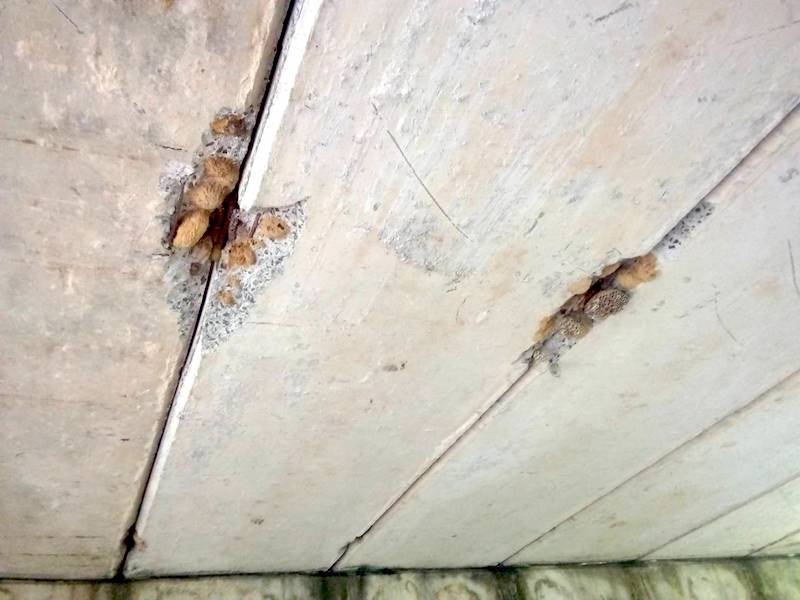
#> input picture Lab6/assets/Lab6-crack.jpg, 800 x 600 px
$ jupyter execute 'Lab 6- Texture.ipynb'   (shell and % lines are left out)   (older library calls are emulated)
#> lines starting #> are read from the running program, lines starting #| are printed output that depends on the picture; after the words box and inside, x2 and y2 are one past the last pixel; in counts of white or black regions, pixels touching at a corner belong together; long printed decimals are rounded
# 2110443 - Computer Vision (2021/2)
## Lab 6 - Texture
In this lab, we will learn to use texture to segment 'things' from images. This notebook includes both coding and written questions. Please hand in this notebook file with all outputs and your answer. <br>
<b>Please note that collaboration is encouraged in this course.</b> You must turn in <b>your own write ups</b> of all problems. If you collaborate with others, you must put the names and ids of the students you worked with in below block.

<b>Remark : You need to install addition package name 'scikit-image' by using the following command line</b>

Collaboration List:
- ...
- ...

[cell 1]
# !conda install scikit-image -c conda-forge -y

[cell 2]
import skimage

[cell 3]
import numpy as np
import cv2
from skimage import io, color
from skimage.feature import local_binary_pattern, graycomatrix, graycoprops
from matplotlib import pyplot as plt
from ipywidgets import interact,interactive
import ipywidgets as widgets

## Gray Level Co-Occurrence Matrix (GLCM)
A gray level co-occurrence Matrix is a matrix that is defined over an image to be the distribution of co-occurring pixel values at a given offset. It is used as an approach to texture analysis with various computer vision applications.

[cell 4]
patternImage = np.array([
    [0, 0, 1, 1],
    [0, 0, 1, 1],
    [0, 2, 2, 2],
    [0, 2, 3, 3]], dtype=np.uint8)

plt.imshow(patternImage, cmap='gray')
plt.show()

We will use <a href="https://scikit-image.org/docs/dev/api/skimage.feature.html?highlight=lbp#skimage.feature.greycomatrix">greycomatrix</a> function from scikit-image to extract GLCM from the sample pattern.

[cell 5]
co_ocmatrix = graycomatrix(patternImage, distances=[1], angles=[0, np.pi/4, np.pi/2], levels=4)
print(co_ocmatrix.shape)
print('angle 0')
print(co_ocmatrix[:,:,0,0])

print('angle 45')
print(co_ocmatrix[:,:,0,1])

print('angle 90')
print(co_ocmatrix[:,:,0,2])

### GLCM texture properties
Fron the  GLCM we can compute the following texture properties by using <a href='https://scikit-image.org/docs/dev/api/skimage.feature.html?highlight=lbp#skimage.feature.graycoprops'>graycoprops</a> from scikit-image
- contrast $\sum_{i,j=0}^{levels-1} P_{i,j}(i-j)^2$
- dissimilarity $\sum_{i,j=0}^{levels-1}P_{i,j}|i-j|$
- homogeneity $\sum_{i,j=0}^{levels-1}\frac{P_{i,j}}{1+(i-j)^2}$
- correlation $\sum_{i,j=0}^{levels-1} P_{i,j}\left[\frac{(i-\mu_i)(j-\mu_j)}{\sqrt{(\sigma_i^2)(\sigma_j^2)}}\right]$

[cell 6]
contrast = graycoprops(co_ocmatrix, prop='contrast')
dissimilarity = graycoprops(co_ocmatrix, prop='dissimilarity')
homogeneity = graycoprops(co_ocmatrix, prop='homogeneity')

print(contrast, dissimilarity,homogeneity)

[cell 7]
patternImage2 = np.zeros((4,4), dtype=np.uint8) ## all black image!
co_ocmatrix2 = graycomatrix(patternImage2, distances=[1], angles=[0, np.pi/4, np.pi/2])

contrast2 = graycoprops(co_ocmatrix2, prop='contrast')
dissimilarity2 = graycoprops(co_ocmatrix2, prop='dissimilarity')
homogeneity2 = graycoprops(co_ocmatrix2, prop='homogeneity')

print(contrast2, dissimilarity2, homogeneity2)

### Co-Occurrence matrix patch matching on bridge defect problem

[cell 8]
bridgeDefectImage = cv2.imread('assets/Lab6-crack.jpg')
#> bridgeDefectImage is the input picture: shape (600, 800, 3); mean B, G, R 184.9, 195.1, 200.7
dispImage = cv2.cvtColor(bridgeDefectImage.copy(), cv2.COLOR_BGR2RGB)

# Sample crack
cv2.rectangle(dispImage, (170,200), (220,250), (0,255,255), 5)

# Normal1
cv2.rectangle(dispImage, (400,400), (450,450), (255,255,0), 5)

# Crack2
cv2.rectangle(dispImage, (540,300), (590,350), (0,255,0), 5)


plt.figure(figsize=(10,10))
plt.imshow(dispImage, cmap='gray')

[cell 9]
bridgeDefectImageGray = cv2.cvtColor(bridgeDefectImage, cv2.COLOR_BGR2GRAY)

crackPatch1 = bridgeDefectImageGray[200:250,170:220]

normalPatch1= bridgeDefectImageGray[400:450,400:450]

crackPatch2 = bridgeDefectImageGray[300:350,540:590]
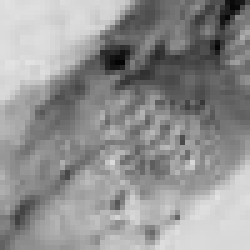
#> crackPatch2: shape (50, 50) (shown 5 times larger); min 4, max 226, mean 145.9

_, axarr = plt.subplots(1,3)
axarr[0].imshow(crackPatch1, cmap='gray')
axarr[1].imshow(normalPatch1, cmap='gray')
axarr[2].imshow(crackPatch2, cmap='gray')

[cell 10]
co_ocmatrix_crackpatch1 = graycomatrix(crackPatch1, distances=[1], angles=[0, np.pi/4, np.pi/2], symmetric=True, normed=True)

co_ocmatrix_normalpatch1 = graycomatrix(normalPatch1, distances=[1], angles=[0, np.pi/4, np.pi/2], symmetric=True, normed=True)

co_ocmatrix_crackpatch2 = graycomatrix(crackPatch2, distances=[1], angles=[0, np.pi/4, np.pi/2], symmetric=True, normed=True)

[cell 11]
dist_normal_normal = np.linalg.norm(co_ocmatrix_crackpatch1-co_ocmatrix_crackpatch2)
#> dist_normal_normal = 0.0467
print('distance crack-crack', dist_normal_normal)
#| distance crack-crack 0.04674

dist_normal_crack = np.linalg.norm(co_ocmatrix_crackpatch1-co_ocmatrix_normalpatch1)
#> dist_normal_crack = 0.188
print('distance normal-crack', dist_normal_crack)
#| distance normal-crack 0.1885

dist_normal_crack2 = np.linalg.norm(co_ocmatrix_crackpatch2-co_ocmatrix_normalpatch1)
#> dist_normal_crack2 = 0.186
print('distance normal-crack2', dist_normal_crack2)
#| distance normal-crack2 0.1857

## Local Binary Pattern (LBP)
Local Binary Pattern (LBP) is a efficient texture operator which labels the pixels of an image by thresholding the neighborhood of each pixel and considers the result as a binary number.  It can be seen as a unifying approach to the traditionally divergent statistical and structural models of texture analysis. The most important property of the LBP operator in real-world applications is its robustness to monotonic gray-scale changes caused, for example, by illumination variations. Another important property is its computational simplicity, which makes it possible to analyze images in challenging real-time settings.

[cell 12]
patternImage = np.array([
    [0, 0, 1, 1],
    [0, 0, 1, 1],
    [0, 2, 2, 2],
    [0, 2, 3, 3]], dtype=np.uint8)

plt.imshow(patternImage, cmap='gray')
plt.show()

[cell 13]
lbpfeature = local_binary_pattern(patternImage, 8, 1)

Calculate LBP pattern for each patch by using scikit-image <a href="https://scikit-image.org/docs/dev/api/skimage.feature.html?highlight=lbp#skimage.feature.local_binary_pattern">local_binary_pattern</a> <br>
<br> Three neighborhood examples with varying p and r used to construct Local Binary Patterns. (Image from <a href="https://www.pyimagesearch.com/2015/12/07/local-binary-patterns-with-python-opencv/">pyimagesearch</a>)

[cell 14]
plt.imshow(lbpfeature, cmap='gray')
print(lbpfeature)
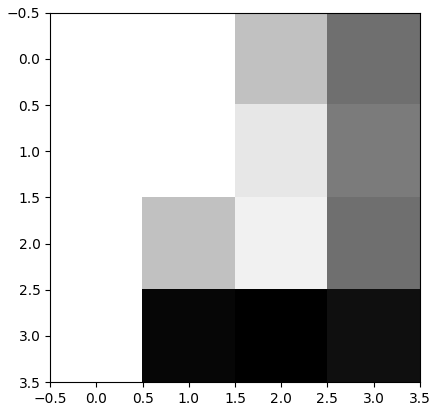
#> figure drawn by matplotlib, 1 panel

[cell 15]
bridgeDefectImage = cv2.imread('assets/Lab6-crack.jpg')
dispImage = cv2.cvtColor(bridgeDefectImage.copy(), cv2.COLOR_BGR2RGB)

# Sample crack
cv2.rectangle(dispImage, (170,200), (220,250), (0,255,255), 5)

# Normal1
cv2.rectangle(dispImage, (400,400), (450,450), (255,255,0), 5)

# Crack2
cv2.rectangle(dispImage, (540,300), (590,350), (0,255,0), 5)


plt.figure(figsize=(10,10))
plt.imshow(dispImage, cmap='gray')

[cell 16]
lbp_crackpatch1 =  local_binary_pattern(crackPatch1, P=16, R=8, method='uniform')
lbp_normalpatch1 =  local_binary_pattern(normalPatch1, P=16, R=8, method='uniform')
lbp_crackpatch2 =  local_binary_pattern(crackPatch2, P=16, R=8, method='uniform')
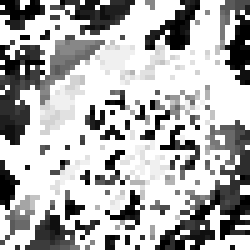
#> lbp_crackpatch2: shape (50, 50) float64 (shown 5 times larger); min 0, max 17, mean 11.76; drawn with min black and max white

### LBP histogram

[cell 17]
nBin = 16

_, axarr = plt.subplots(1,3)

hist_crackpatch1, _ = np.histogram(lbp_crackpatch1, density=True, bins=nBin, range=(0, nBin))
#> hist_crackpatch1 = [0.086, 0.127, 0.086, 0.0812, 0.0502, 0.0777, 0.0805, 0.0901, 0.0667, 0.0454, 0.0172, 0.042, 0.0241, 0.0193, 0.0316, 0.075]
axarr[0].plot(hist_crackpatch1)

hist_normalpatch1, _ = np.histogram(lbp_normalpatch1, density=True, bins=nBin, range=(0, nBin))
#> hist_normalpatch1 = [0.206, 0.223, 0.0861, 0.0346, 0.0168, 0.0336, 0.0168, 0.0237, 0.0148, 0.0495, 0.0129, 0.0445, 0.0109, 0.0376, 0.0277, 0.162]
axarr[1].plot(hist_normalpatch1)

hist_crackpatch2, _ = np.histogram(lbp_crackpatch2, density=True, bins=nBin, range=(0, nBin))
#> hist_crackpatch2 = [0.139, 0.165, 0.0836, 0.111, 0.0706, 0.0479, 0.027, 0.0523, 0.0462, 0.0348, 0.0122, 0.0122, 0.0131, 0.0183, 0.034, 0.133]
axarr[2].plot(hist_crackpatch2)

plt.show()
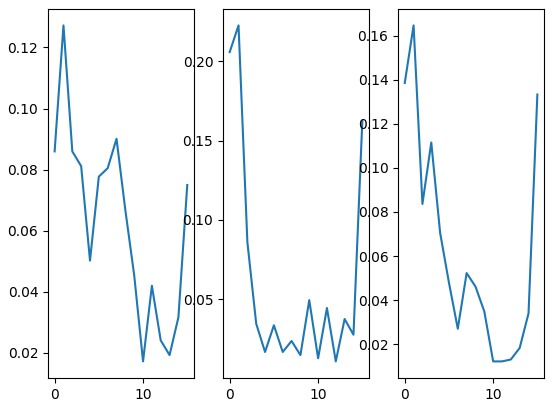
#> figure drawn by matplotlib, 3 panels; panel 1: curve peaks at x = 1, y = 0.127; panel 2: curve peaks at x = 1, y = 0.223; panel 3: curve peaks at x = 1, y = 0.165

### LBP Histogram matching

#### Simple euclidean distance

[cell 18]
print('Eucliden distance between crack-crack',np.linalg.norm(hist_crackpatch1 - hist_crackpatch2))
#| Eucliden distance between crack-crack 0.1251
print('Eucliden distance between crack-normal',np.linalg.norm(hist_crackpatch1 - hist_normalpatch1))
#| Eucliden distance between crack-normal 0.219

#### KL divergence is a way of measuring the matching between two distributions
(More detail can  be read from <a href="https://towardsdatascience.com/light-on-math-machine-learning-intuitive-guide-to-understanding-kl-divergence-2b382ca2b2a8">here</a>)

[cell 19]
def kldivergence(p, q):
    filt = np.logical_and(p != 0, q != 0)
#> filt = [True, True, True, True, True, True, True, True, True, True, True, True, True, True, True, True]
    return np.sum(p[filt] * np.log2(p[filt] / q[filt]))

print('KL-Divergence between crack-crack', kldivergence(hist_crackpatch1 , hist_crackpatch2))
#| KL-Divergence between crack-crack 0.1801
print('KL-Divergence between crack-normal', kldivergence(hist_crackpatch1 , hist_normalpatch1))
#| KL-Divergence between crack-normal 0.4913

## Morphological Transformations

The field of mathematical morphology contributes a wide range of operators to image processing, all based around a simple mathematical concepts from set theory. Morphological transformations are the operations based on the image shapeimport numpy as np
import cv2
from skimage import io, color
from skimage.feature import local_binary_pattern, greycomatrix, greycoprops
from matplotlib import pyplot as plt employed on binay images. This operation needs needs two inputs, one is binary image, second one is called <b>structuring element or kernel</b> which decides the operation output. You can design the kernel to suit your application needs. Two basic morphological operators are Erosion and Dilation

The following mask image is segmented by using color information. You can see that there are some hand's pixels which are not connect into a perfect hand shape. We can correct these by using the basic morphological operaters.

[cell 20]
handMask = cv2.imread('assets/Lab5-SegmentedHand.png',cv2.IMREAD_GRAYSCALE)
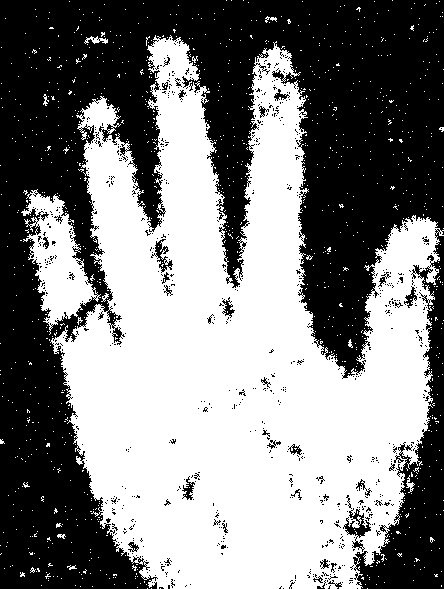
#> input picture Lab6/assets/Lab5-SegmentedHand.png, 444 x 589 px
#> handMask: shape (589, 444); 50.8% white; 761 black regions (726 under 20 px), largest, box (x1, y1, x2, y2) and area: (0, 0, 444, 589) 124631, (343, 508, 371, 552) 405, (151, 239, 173, 273) 239
plt.title('Segmented Hand Mask')
plt.imshow(handMask,cmap='gray')
plt.show()

[cell 21]
def openAndCloseMorph(kernelSize,kernelShape, morphType):
    kernel = cv2.getStructuringElement(kernelShape,(kernelSize,kernelSize))

    outputImage = handMask.copy()

    if morphType == 'erode':
        outputImage = cv2.erode(outputImage,kernel,iterations = 1)
    else:
        outputImage = cv2.dilate(outputImage,kernel,iterations = 1)

    plt.figure(figsize=(5,5))
    plt.imshow(outputImage, cmap='gray')
    plt.show()

    print('Morphology Kernel Shape:')
    display(kernel)

interact(openAndCloseMorph, kernelSize=widgets.IntSlider(min=1,max=11,step=1,value=1),
         kernelShape=widgets.Dropdown(
                        options=[cv2.MORPH_RECT,cv2.MORPH_ELLIPSE, cv2.MORPH_CROSS],
                        value=cv2.MORPH_RECT,
                        description='kernelShape:',
                        disabled=False),
        morphType=widgets.Dropdown(
                        options=['erode','dilate'],
                        value='erode',
                        description='Morph Type:',
                        disabled=False)
);
#> the sliders are set to kernelSize = 1, kernelShape = 0, morphType = erode

This <a href="https://docs.opencv.org/3.4.2/d9/d61/tutorial_py_morphological_ops.html">page</a> shows a good morphological operation exmple, try to write an interactive visualization like the above sample on <b>Opening and Closing</b> operations. See the output results by yourself.

[cell 22]
### FILL HERE ###
def openAndCloseMorph(kernelSize,kernelShape, morphType):
    kernel = cv2.getStructuringElement(kernelShape,(kernelSize,kernelSize))

    outputImage = handMask.copy()

    if morphType == 'close':
        outputImage = cv2.dilate(outputImage,kernel,iterations = 1)
        outputImage = cv2.erode(outputImage,kernel,iterations = 1)
    else:
        outputImage = cv2.erode(outputImage,kernel,iterations = 1)
        outputImage = cv2.dilate(outputImage,kernel,iterations = 1)

    plt.figure(figsize=(5,5))
    plt.imshow(outputImage, cmap='gray')
    plt.show()

    print('Morphology Kernel Shape:')
    display(kernel)

interact(openAndCloseMorph, kernelSize=widgets.IntSlider(min=1,max=11,step=1,value=1),
         kernelShape=widgets.Dropdown(
                        options=[cv2.MORPH_RECT,cv2.MORPH_ELLIPSE, cv2.MORPH_CROSS],
                        value=cv2.MORPH_RECT,
                        description='kernelShape:',
                        disabled=False),
        morphType=widgets.Dropdown(
                        options=['open','close'],
                        value='open',
                        description='Morph Type:',
                        disabled=False)
);
#> the sliders are set to kernelSize = 1, kernelShape = 0, morphType = open
#################

## Assignment 1 - Texture Segmentation

From the above section, we can magically matching each texture with sample patches. Your today task is to implement a program to segment this leopard from the background by using chosen texture feature and sliding window method. You can search and use any knowledge from internet but do not forget to proper credit your sources. <br>

[cell 23]
leopardImage = cv2.imread('assets/Lab6-leopard.jpg', cv2.IMREAD_GRAYSCALE)
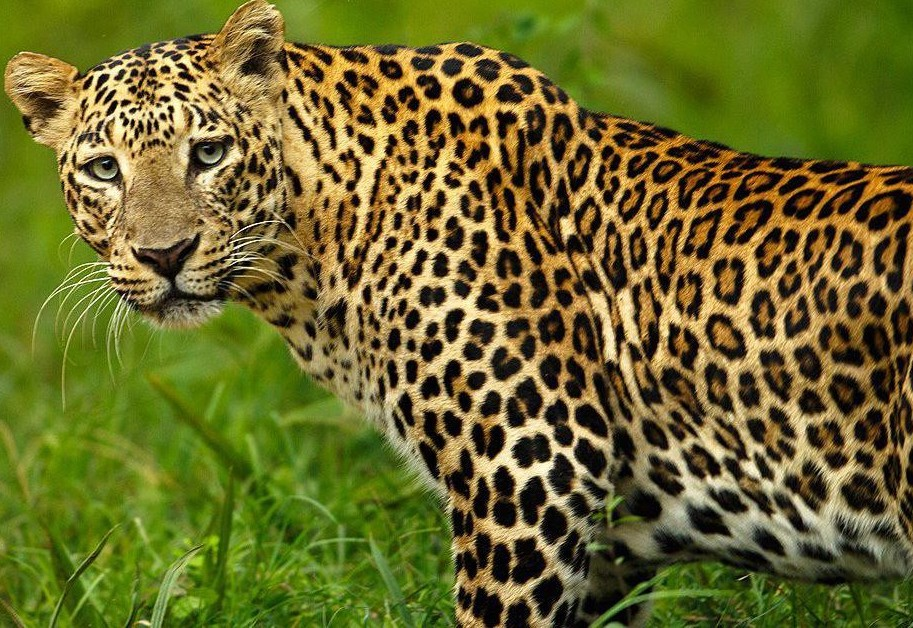
#> input picture Lab6/assets/Lab6-leopard.jpg, 913 x 628 px
#> leopardImage: shape (628, 913); min 0, max 255, mean 99.2
leopardImage = cv2.resize(leopardImage, None,fx=0.5,fy=0.5) #resize to reduce computation time
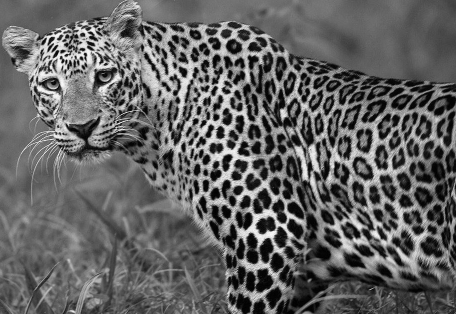
#> leopardImage: shape (314, 456); min 0, max 250, mean 99.3

# Just sample patches, you can change to any position you want
leopardPatch1 = leopardImage[100:150,400:450]
leopardPatch2 = leopardImage[100:150,150:200]
leopardPatch3 = leopardImage[200:250,300:350]
leopardPatch4 = leopardImage[0:50,100:150]

nonleopardPatch1 = leopardImage[0:50,400:450]
nonleopardPatch2 = leopardImage[250:300,0:50]
nonleopardPatch3 = leopardImage[250:300,100:150]
nonleopardPatch4 = leopardImage[0:50,300:350]
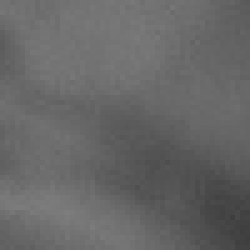
#> nonleopardPatch4: shape (50, 50) (shown 5 times larger); min 62, max 125, mean 102.8

plt.figure()
plt.imshow(leopardImage, cmap='gray')

plt.figure()
_, axarr = plt.subplots(1,4)
axarr[0].imshow(leopardPatch1, cmap='gray')
axarr[1].imshow(leopardPatch2, cmap='gray')
axarr[2].imshow(leopardPatch3, cmap='gray')
axarr[3].imshow(leopardPatch4, cmap='gray')

plt.figure()
_, axarr = plt.subplots(1,4)
axarr[0].imshow(nonleopardPatch1, cmap='gray')
axarr[1].imshow(nonleopardPatch2, cmap='gray')
axarr[2].imshow(nonleopardPatch3, cmap='gray')
axarr[3].imshow(nonleopardPatch4, cmap='gray')
#> the sliders are set to t = 0.05

[cell 24]
def slidingWindow(image, stepSize, windowSize):
    for y in range(0, image.shape[0]-windowSize[0], stepSize):
        for x in range(0, image.shape[1]-windowSize[1], stepSize):
            yield (x, y, image[y:y + windowSize[1], x:x + windowSize[0]])

[cell 25]
co_ocmatrix_leopardPatch1 = graycomatrix(leopardPatch1, distances=[1], angles=[0, np.pi/4, np.pi/2], symmetric=True, normed=True)
co_ocmatrix_leopardPatch2 = graycomatrix(leopardPatch2, distances=[1], angles=[0, np.pi/4, np.pi/2], symmetric=True, normed=True)
co_ocmatrix_leopardPatch3 = graycomatrix(leopardPatch3, distances=[1], angles=[0, np.pi/4, np.pi/2], symmetric=True, normed=True)
co_ocmatrix_leopardPatch4 = graycomatrix(leopardPatch4, distances=[1], angles=[0, np.pi/4, np.pi/2], symmetric=True, normed=True)

co_leo = [co_ocmatrix_leopardPatch1, co_ocmatrix_leopardPatch2, co_ocmatrix_leopardPatch3, co_ocmatrix_leopardPatch4]

co_ocmatrix_nonleopardPatch1 = graycomatrix(nonleopardPatch1, distances=[1], angles=[0, np.pi/4, np.pi/2], symmetric=True, normed=True)
co_ocmatrix_nonleopardPatch2 = graycomatrix(nonleopardPatch2, distances=[1], angles=[0, np.pi/4, np.pi/2], symmetric=True, normed=True)
co_ocmatrix_nonleopardPatch3 = graycomatrix(nonleopardPatch3, distances=[1], angles=[0, np.pi/4, np.pi/2], symmetric=True, normed=True)
co_ocmatrix_nonleopardPatch4 = graycomatrix(nonleopardPatch4, distances=[1], angles=[0, np.pi/4, np.pi/2], symmetric=True, normed=True)

co_nonleo = [co_ocmatrix_nonleopardPatch1, co_ocmatrix_nonleopardPatch2, co_ocmatrix_nonleopardPatch3, co_ocmatrix_nonleopardPatch4]

[cell 26]
w = 50
h = 50
steps = 5

def findLeo(t):
#> called with t = 0.05
    imageCopy = leopardImage.copy()
    for (x, y, window) in slidingWindow(leopardImage, stepSize = steps, windowSize = (h, w)):
        # cv2.rectangle(imageCopy, (x, y), (x + w, y + h), (0, 255, 0), 2)
        p = leopardImage[y:y+h,x:x+w]
        co_p = graycomatrix(p, distances=[1], angles=[0, np.pi/4, np.pi/2], symmetric=True, normed=True)
        for i in range(len(co_leo)):
            if (np.linalg.norm(co_leo[i]-co_p) > t and np.linalg.norm(co_nonleo[i]-co_p) <= t): #
                imageCopy[y:y+h,x:x+w] = 0
                break
#> this loop made 4346 passes
#> x on passes 1 to 3: 0, 5, 10
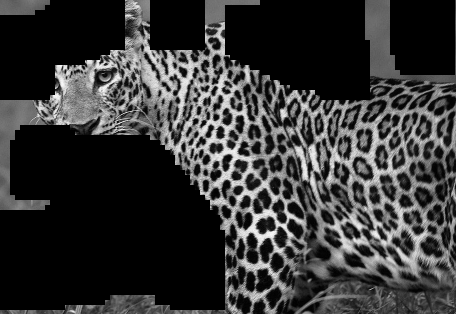
#> imageCopy: shape (314, 456); min 0, max 250, mean 53.9
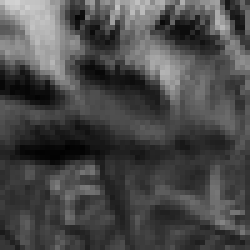
#> p: shape (50, 50) (shown 5 times larger); min 1, max 210, mean 73
    plt.imshow(imageCopy, cmap='gray')
    plt.show()
